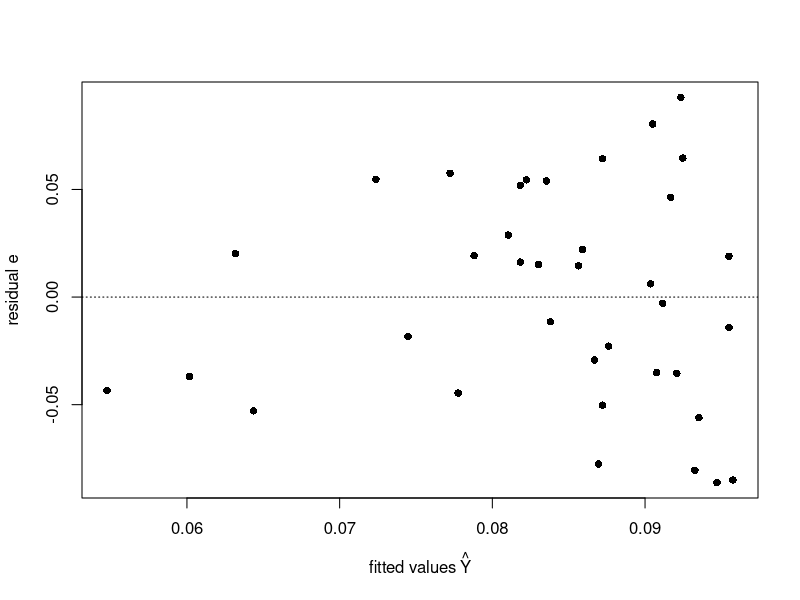
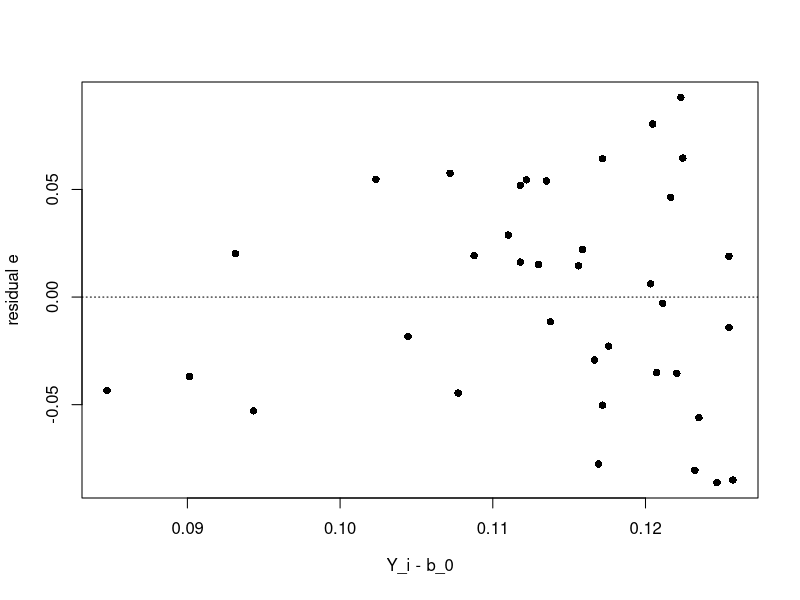
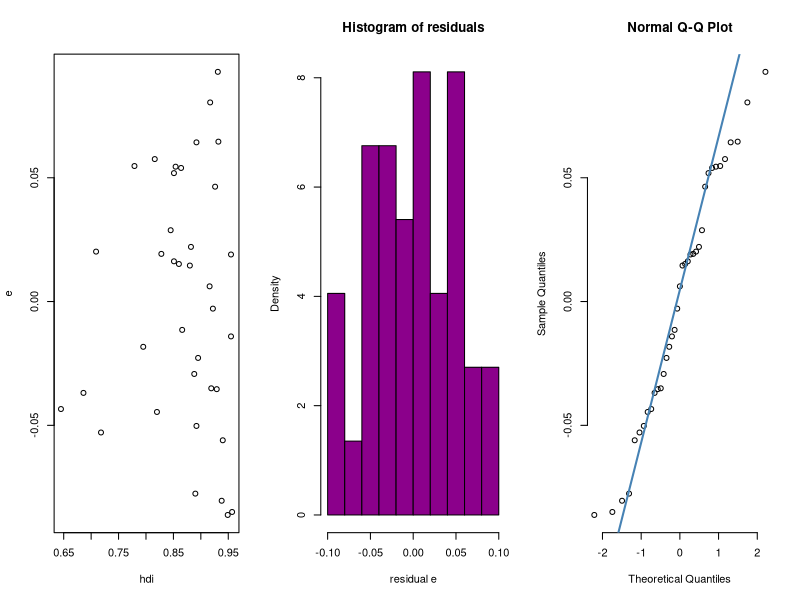
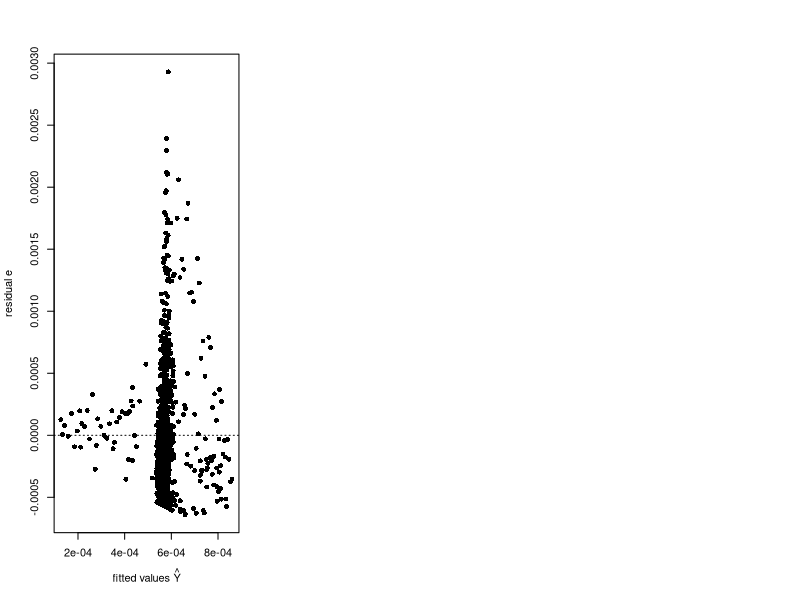
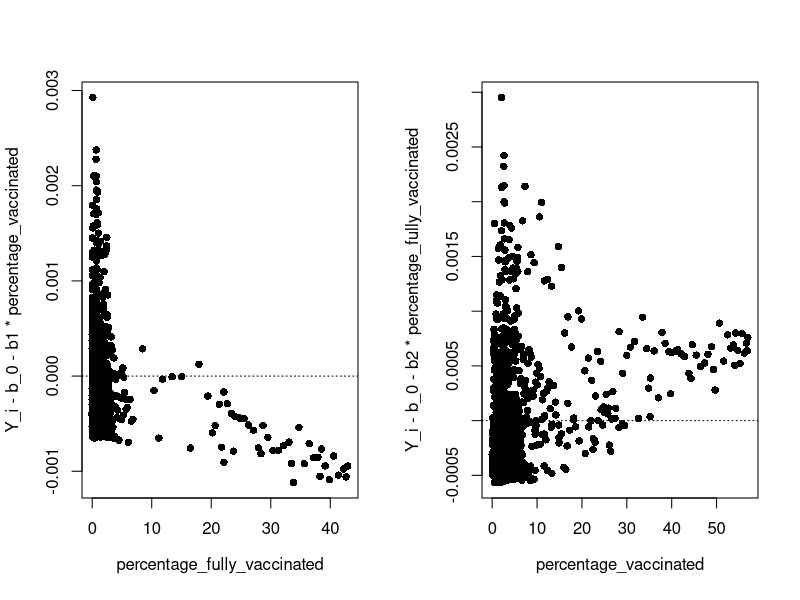
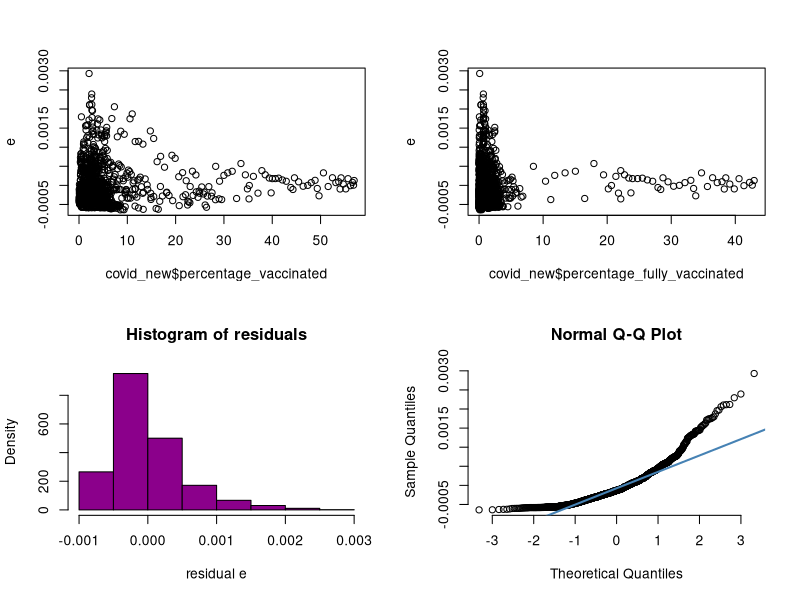
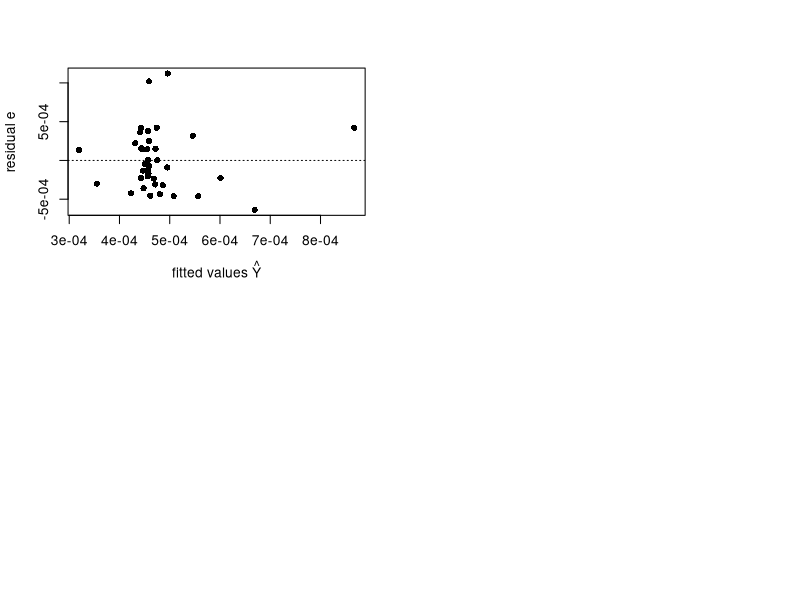
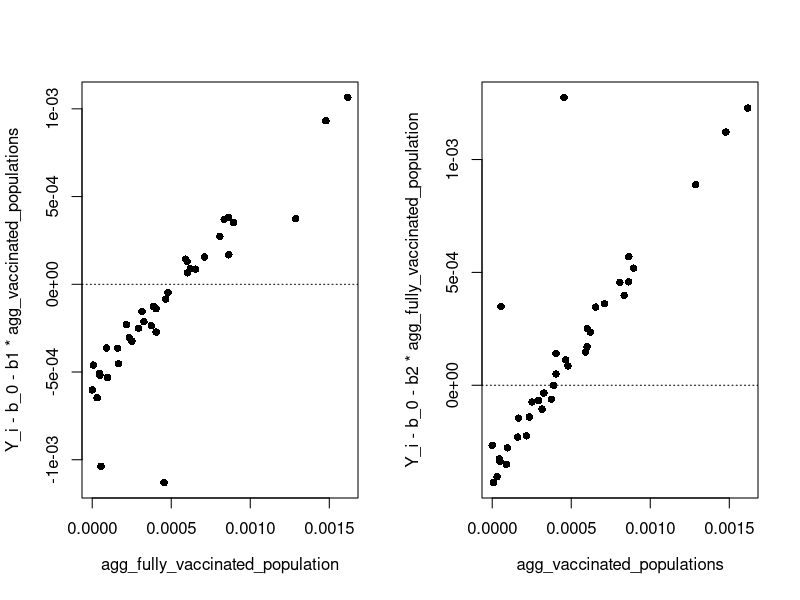

These figures' R source, in order:
## ---- chunk 1
knitr::opts_chunk$set(echo = TRUE)
## ---- chunk 2
covid <- read.csv(file = 'covid.csv')
## ---- chunk 3

covid_new = read.csv(file='covid_new.csv')

agg_pop_death_percentage = aggregate(
    x = covid_new$percentage_total_deaths, 
    by = list(covid_new$location), 
    FUN = mean
  )

agg_hdi = aggregate(
    x = covid_new$human_development_index, 
    by = list(covid_new$location), 
    FUN = mean
  )
## ---- chunk 4

pop_death_per_country <- agg_pop_death_percentage$x
hdi <- agg_hdi$x

linmod <- lm(pop_death_per_country~hdi)
b0 <- linmod$coef[1]
b1 <- linmod$coef[2]

Yhat <- linmod$fitted.values
e <- resid(linmod)
plot(Yhat,e, xlab = expression('fitted values' ~ hat(Y)),ylab="residual e", pch = 16)
abline(h = 0, lty = 3)
## ---- chunk 5
Yhat <- linmod$fitted.values - b0
e <- resid(linmod)
plot(Yhat,e, xlab = expression('Y_i - b_0'),ylab="residual e", pch = 16)
abline(h = 0, lty = 3)
## ---- chunk 6
e <- resid(linmod)
par(mfrow=c(1,3))
plot(hdi, e)
hist(e, main="Histogram of residuals", xlab="residual e", col="darkmagenta", freq=FALSE)
qqnorm(e, pch = 1, frame = FALSE)
qqline(e, col = "steelblue", lwd = 2)
## ---- chunk 7
linmod2 <- lm(covid_new$perecentage_new_deaths ~ covid_new$percentage_vaccinated + covid_new$percentage_fully_vaccinated)
b0 <- linmod2$coef[1]
b1 <- linmod2$coef[2]
b2 <- linmod2$coef[3]

Yhat <- linmod2$fitted.values
e <- resid(linmod2)
plot(Yhat,e, xlab = expression('fitted values' ~ hat(Y)),ylab="residual e", pch = 16)
abline(h = 0, lty = 3)
## ---- chunk 8
Y1 <- covid_new$perecentage_new_deaths - b0 - b1*covid_new$percentage_vaccinated
e <- resid(linmod2)
par(mfrow=c(1,2))
plot(covid_new$percentage_fully_vaccinated,Y1, xlab = expression('percentage_fully_vaccinated'),ylab='Y_i - b_0 - b1 * percentage_vaccinated', pch = 16)
abline(h = 0, lty = 3)
Y2 <- covid_new$perecentage_new_deaths - b0 - b2*covid_new$percentage_fully_vaccinated
plot(covid_new$percentage_vaccinated, Y2, xlab = expression('percentage_vaccinated'),ylab='Y_i - b_0 - b2 * percentage_fully_vaccinated', pch = 16)
abline(h = 0, lty = 3)
## ---- chunk 9
e <- resid(linmod2)
par(mfrow=c(2,2))
plot(covid_new$percentage_vaccinated, e)
plot(covid_new$percentage_fully_vaccinated, e)
hist(e, main="Histogram of residuals", xlab="residual e", col="darkmagenta", freq=FALSE)
qqnorm(e, pch = 1, frame = FALSE)
qqline(e, col = "steelblue", lwd = 2)
## ---- chunk 10
agg_new_deaths <- aggregate(covid_new$perecentage_new_deaths, by=list(covid_new$location), mean)$x
agg_fully_vaccinated_population <- aggregate(covid_new$percentage_fully_vaccinated, by=list(covid_new$location), mean)$x
agg_vaccinated_populations <- aggregate(covid_new$percentage_vaccinated, by=list(covid_new$location), mean)$x

linmod.2 <- lm(agg_new_deaths ~ agg_vaccinated_populations + agg_fully_vaccinated_population)
b0 <- linmod.2$coef[1]
b1 <- linmod.2$coef[2]
b2 <- linmod.2$coef[3]

Yhat <- linmod.2$fitted.values
e <- resid(linmod.2)
plot(Yhat,e, xlab = expression('fitted values' ~ hat(Y)),ylab="residual e", pch = 16)
abline(h = 0, lty = 3)
## ---- chunk 11
Y1 <- agg_new_deaths - b0 - b1*agg_vaccinated_populations
e <- resid(linmod2)
par(mfrow=c(1,2))
plot(agg_new_deaths,Y1, xlab = expression('agg_fully_vaccinated_population'),ylab='Y_i - b_0 - b1 * agg_vaccinated_populations', pch = 16)
abline(h = 0, lty = 3)
Y2 <- agg_new_deaths - b0 - b2*agg_fully_vaccinated_population
plot(agg_new_deaths, Y2, xlab = expression('agg_vaccinated_populations'),ylab='Y_i - b_0 - b2 * agg_fully_vaccinated_population', pch = 16)
abline(h = 0, lty = 3)
## ---- chunk 12
e <- resid(linmod.2)
par(mfrow=c(2,2))
plot(agg_fully_vaccinated_population, e)
plot(agg_vaccinated_populations, e)
hist(e, main="Histogram of residuals", xlab="residual e", col="darkmagenta", freq=FALSE)
qqnorm(e, pch = 1, frame = FALSE)
qqline(e, col = "steelblue", lwd = 2)
